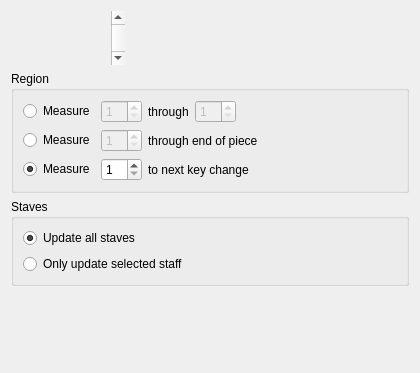
<ui version="4.0" >
 <class>KeySignatureDialog</class>
 <widget class="QWidget" name="KeySignatureDialog" >
  <property name="geometry" >
   <rect>
    <x>0</x>
    <y>0</y>
    <width>420</width>
    <height>373</height>
   </rect>
  </property>
  <property name="windowTitle" >
   <string>Form</string>
  </property>
  <layout class="QVBoxLayout" >
   <item>
    <layout class="QHBoxLayout" >
     <item>
      <layout class="QHBoxLayout" >
       <property name="spacing" >
        <number>0</number>
       </property>
       <item>
        <widget class="StaffElementPreviewWidget" native="1" name="preview" >
         <property name="minimumSize" >
          <size>
           <width>100</width>
           <height>0</height>
          </size>
         </property>
        </widget>
       </item>
       <item>
        <widget class="QScrollBar" name="accidentals" >
         <property name="minimum" >
          <number>-7</number>
         </property>
         <property name="maximum" >
          <number>7</number>
         </property>
         <property name="orientation" >
          <enum>Qt::Vertical</enum>
         </property>
        </widget>
       </item>
      </layout>
     </item>
     <item>
      <spacer>
       <property name="orientation" >
        <enum>Qt::Horizontal</enum>
       </property>
       <property name="sizeHint" >
        <size>
         <width>40</width>
         <height>20</height>
        </size>
       </property>
      </spacer>
     </item>
    </layout>
   </item>
   <item>
    <widget class="QGroupBox" name="groupBox" >
     <property name="title" >
      <string>Region</string>
     </property>
     <layout class="QVBoxLayout" >
      <item>
       <layout class="QHBoxLayout" >
        <item>
         <widget class="QRadioButton" name="throughBar" >
          <property name="text" >
           <string>Measure</string>
          </property>
         </widget>
        </item>
        <item>
         <widget class="QSpinBox" name="startBar1" >
          <property name="enabled" >
           <bool>false</bool>
          </property>
          <property name="minimum" >
           <number>1</number>
          </property>
         </widget>
        </item>
        <item>
         <widget class="QLabel" name="label" >
          <property name="text" >
           <string>through</string>
          </property>
         </widget>
        </item>
        <item>
         <widget class="QSpinBox" name="endBar" >
          <property name="enabled" >
           <bool>false</bool>
          </property>
          <property name="minimum" >
           <number>1</number>
          </property>
         </widget>
        </item>
        <item>
         <spacer>
          <property name="orientation" >
           <enum>Qt::Horizontal</enum>
          </property>
          <property name="sizeHint" >
           <size>
            <width>40</width>
            <height>20</height>
           </size>
          </property>
         </spacer>
        </item>
       </layout>
      </item>
      <item>
       <layout class="QHBoxLayout" >
        <item>
         <widget class="QRadioButton" name="throughEndOfPiece" >
          <property name="text" >
           <string>Measure</string>
          </property>
         </widget>
        </item>
        <item>
         <widget class="QSpinBox" name="startBar2" >
          <property name="enabled" >
           <bool>false</bool>
          </property>
          <property name="minimum" >
           <number>1</number>
          </property>
         </widget>
        </item>
        <item>
         <widget class="QLabel" name="label_2" >
          <property name="text" >
           <string>through end of piece</string>
          </property>
         </widget>
        </item>
        <item>
         <spacer>
          <property name="orientation" >
           <enum>Qt::Horizontal</enum>
          </property>
          <property name="sizeHint" >
           <size>
            <width>40</width>
            <height>20</height>
           </size>
          </property>
         </spacer>
        </item>
       </layout>
      </item>
      <item>
       <layout class="QHBoxLayout" >
        <item>
         <widget class="QRadioButton" name="toNextChange" >
          <property name="text" >
           <string>Measure</string>
          </property>
          <property name="checked" >
           <bool>true</bool>
          </property>
         </widget>
        </item>
        <item>
         <widget class="QSpinBox" name="startBar3" >
          <property name="minimum" >
           <number>1</number>
          </property>
         </widget>
        </item>
        <item>
         <widget class="QLabel" name="label_3" >
          <property name="text" >
           <string>to next key change</string>
          </property>
         </widget>
        </item>
        <item>
         <spacer>
          <property name="orientation" >
           <enum>Qt::Horizontal</enum>
          </property>
          <property name="sizeHint" >
           <size>
            <width>40</width>
            <height>20</height>
           </size>
          </property>
         </spacer>
        </item>
       </layout>
      </item>
     </layout>
    </widget>
   </item>
   <item>
    <widget class="QGroupBox" name="groupBox_2" >
     <property name="title" >
      <string>Staves</string>
     </property>
     <layout class="QVBoxLayout" >
      <item>
       <widget class="QRadioButton" name="allStaves" >
        <property name="text" >
         <string>Update all staves</string>
        </property>
        <property name="checked" >
         <bool>true</bool>
        </property>
       </widget>
      </item>
      <item>
       <widget class="QRadioButton" name="selectedStaff" >
        <property name="text" >
         <string>Only update selected staff</string>
        </property>
       </widget>
      </item>
     </layout>
    </widget>
   </item>
   <item>
    <spacer>
     <property name="orientation" >
      <enum>Qt::Vertical</enum>
     </property>
     <property name="sizeHint" >
      <size>
       <width>20</width>
       <height>31</height>
      </size>
     </property>
    </spacer>
   </item>
  </layout>
 </widget>
 <customwidgets>
  <customwidget>
   <class>StaffElementPreviewWidget</class>
   <extends>QWidget</extends>
   <header>dialogs/StaffElementPreviewWidget.h</header>
   <container>1</container>
  </customwidget>
 </customwidgets>
 <resources/>
 <connections>
  <connection>
   <sender>throughBar</sender>
   <signal>toggled(bool)</signal>
   <receiver>startBar1</receiver>
   <slot>setEnabled(bool)</slot>
   <hints>
    <hint type="sourcelabel" >
     <x>74</x>
     <y>128</y>
    </hint>
    <hint type="destinationlabel" >
     <x>126</x>
     <y>129</y>
    </hint>
   </hints>
  </connection>
  <connection>
   <sender>throughBar</sender>
   <signal>toggled(bool)</signal>
   <receiver>endBar</receiver>
   <slot>setEnabled(bool)</slot>
   <hints>
    <hint type="sourcelabel" >
     <x>47</x>
     <y>121</y>
    </hint>
    <hint type="destinationlabel" >
     <x>241</x>
     <y>131</y>
    </hint>
   </hints>
  </connection>
  <connection>
   <sender>throughEndOfPiece</sender>
   <signal>toggled(bool)</signal>
   <receiver>startBar2</receiver>
   <slot>setEnabled(bool)</slot>
   <hints>
    <hint type="sourcelabel" >
     <x>76</x>
     <y>170</y>
    </hint>
    <hint type="destinationlabel" >
     <x>118</x>
     <y>173</y>
    </hint>
   </hints>
  </connection>
  <connection>
   <sender>toNextChange</sender>
   <signal>toggled(bool)</signal>
   <receiver>startBar3</receiver>
   <slot>setEnabled(bool)</slot>
   <hints>
    <hint type="sourcelabel" >
     <x>72</x>
     <y>210</y>
    </hint>
    <hint type="destinationlabel" >
     <x>113</x>
     <y>213</y>
    </hint>
   </hints>
  </connection>
 </connections>
</ui>
